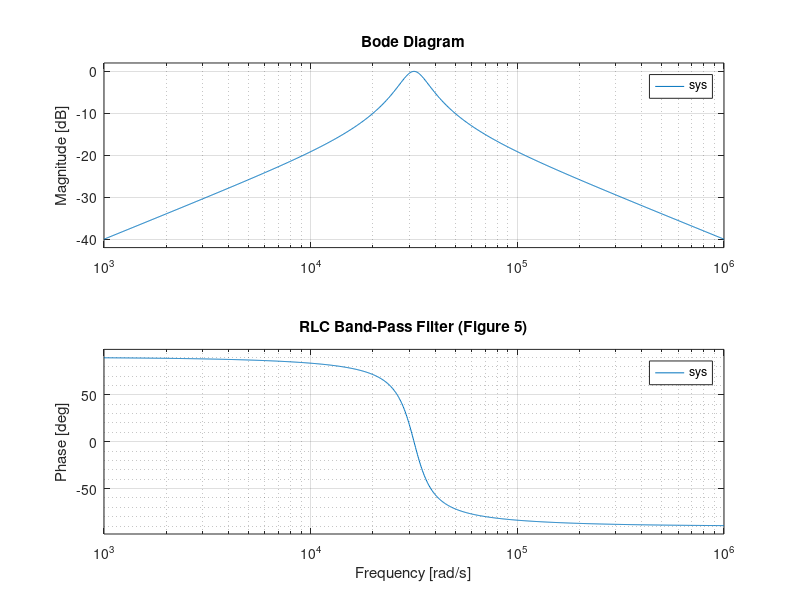

The MATLAB script that drew this image:
R = 100; L = 1e-3; C = 1e-6;  % Example values  

num = [1/(R*C), 0];  
den = [1, 1/(R*C), 1/(L*C)];  
sys = tf(num, den);  
bode(sys);  
title('RLC Band-Pass Filter (Figure 5)');  
grid minor;
